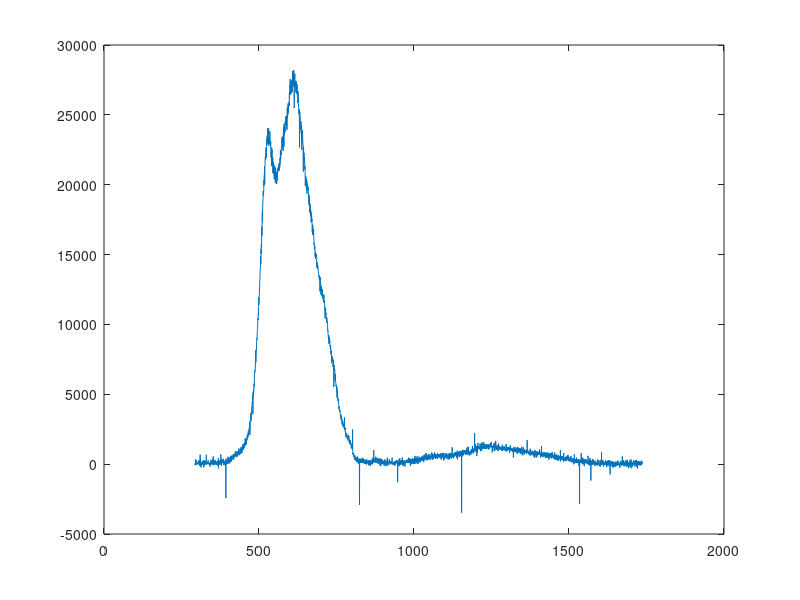

This figure's MATLAB source:
clear all;
close all;
spektrs = dlmread("14024spol_40x_air.txt",
                   '\t',[18,0,3664,13]);

nm=spektrs(:,1);
intens=spektrs(:,2);

plot(nm,intens)
